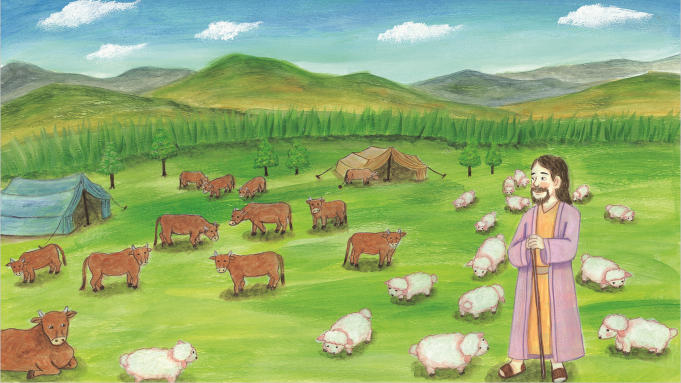
#> input picture images/animals.PNG, 1362 x 766 px (shown at 1/2 size)
$ python pyrUp_Down_1.py
#> lines starting #> are read from the running program, lines starting #| are printed output that depends on the picture
import cv2

src = cv2.imread("images/animals.PNG", cv2.IMREAD_COLOR)
#> src is the input picture: shape (766, 1362, 3); mean B, G, R 112.3, 173.8, 148.1
height, width, channel = src.shape
#> height = 766; width = 1362; channel = 3
print(src.shape)
#| (766, 1362, 3)

dst = cv2.pyrUp(src, dstsize=(width*2, height*2), borderType=cv2.BORDER_DEFAULT)
dst2 = cv2.pyrDown(src)
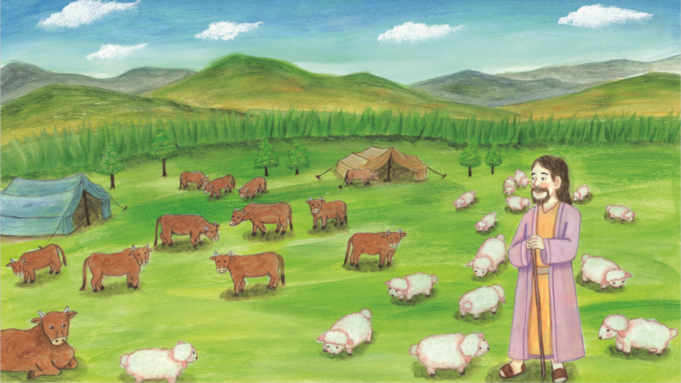
#> dst2: shape (383, 681, 3); mean B, G, R 112.3, 173.7, 148.1

cv2.imshow("src", src)
cv2.imshow("dst_sizeUp", dst)
cv2.imshow("dst_sizeDn", dst2)

cv2.waitKey()
cv2.destroyAllWindows()

$ run again, with images/ian_n_hyun.jpg saved as images/animals.PNG
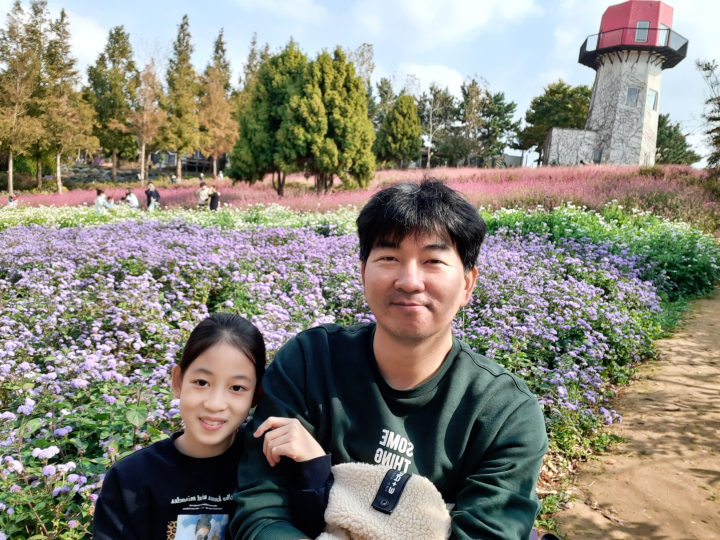
#> input picture images/ian_n_hyun.jpg, 1440 x 1080 px (shown at 1/2 size)
#> src is the input picture: shape (1080, 1440, 3); mean B, G, R 121.7, 134, 136.5
#| (1080, 1440, 3)
#> `dst2 = cv2.pyrDown(src)`:
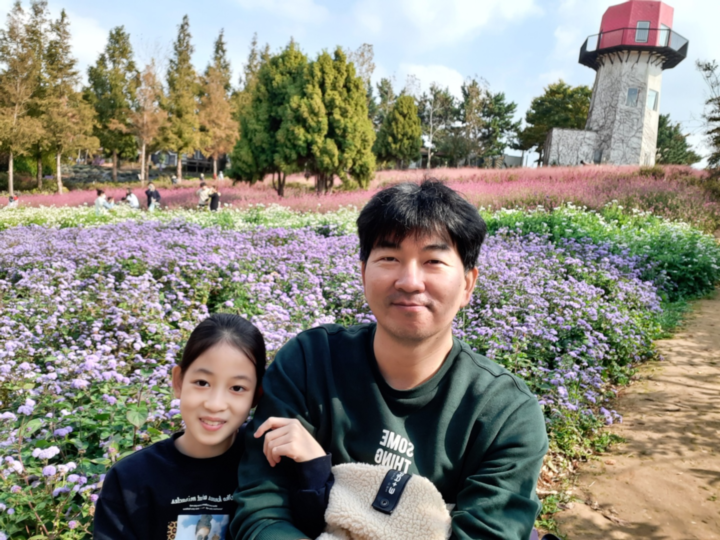
#> dst2: shape (540, 720, 3); mean B, G, R 121.8, 134, 136.5
